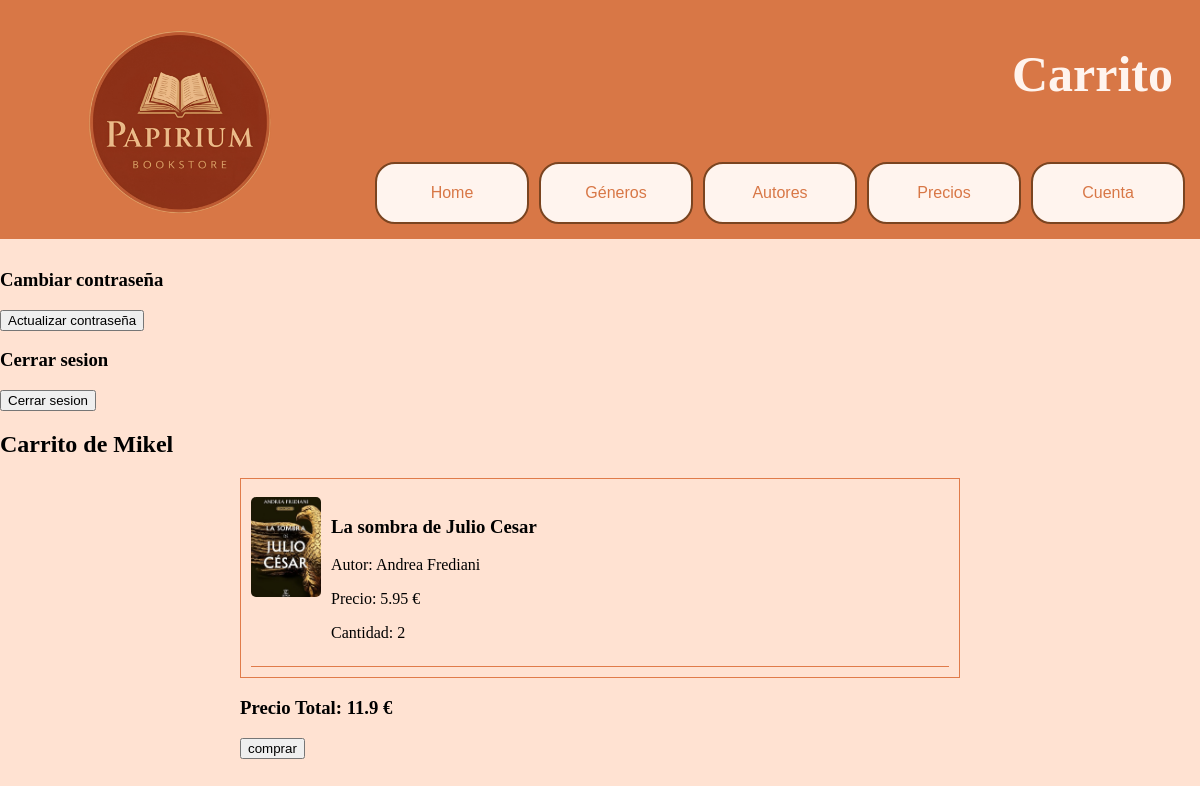
The app's page /app/carrito/ (signed in) with its own data.
### appLibreria/models.py (models this page shows, shortened)
class CarritoItem(models.Model):
    carrito = models.ForeignKey('Carrito', related_name='items', on_delete=models.CASCADE)#Para invocar los libros que contiene el carrito utilizamos items
    libro = models.ForeignKey(Libro, on_delete=models.CASCADE)
    cantidad = models.PositiveIntegerField(default=1)

class Libro(models.Model):
    isbn=models.CharField(max_length=13,primary_key=True)
    titulo=models.CharField(max_length=100)
    imagen=models.ImageField(upload_to='',null=True)#El uploadto es si en media tenemos subcarpetas deberiamos de especificar pero en este caso no
    descripcion=models.CharField(max_length=300)
    fecha_publicacion=models.DateField()#Importante: No hay en django una función que solo se pueda poner año y mes
    precio=models.FloatField()
    num_paginas=models.IntegerField()
    stock=models.IntegerField()
    autor=models.ForeignKey(Autor,on_delete=models.CASCADE)
    editorial=models.ForeignKey(Editorial,on_delete=models.CASCADE)
    class Genero(models.TextChoices):
        historico= "H", "Historico" #Se pone dos veces ya que el primer valor es lo que se guarda en la bd y la segunda lo que se vera en las templates
        romance= "R", "Romance"
        accion= "A", "Acción"
        fantasia= "F", "Fantasía"
    genero=models.CharField(max_length=1,choices=Genero.choices)#Se limita la elección a las de genero
    class Idioma(models.TextChoices):
        espaniol="ESP", "Español"
        euskera="EUS", "Euskera"
        ingles="ENG", "Ingles"
    idioma=models.CharField(max_length=3,choices=Idioma.choices)

class Autor(models.Model):
    nombre=models.CharField(max_length=50)#No se pone la id por que la base de datos asigna automaticamente la id

class Carrito(models.Model):
    usuario=models.OneToOneField(User, on_delete=models.CASCADE)
    @property
    def total(self):
        return sum(item.libro.precio * item.cantidad for item in self.items.all()) #EN vez de atributo es funcion, mas exacto y mas facil de utilizar

### appLibreria/views.py (the view)
# urls.py: path('carrito/', views.ver_carrito, name='ver_carrito'),
@login_required
def ver_carrito(request):
    carrito ,creado = models.Carrito.objects.get_or_create(usuario=request.user)# Esta con coma ya que aqui se crea el carrito una vez que el usuario accede por primera vez o detecta si esta creado, por lo tanto el carrito sería el tipo de item y el creado es true o false
    items=carrito.items.all()#Obtenemos los libros con su precio y la cantidad de los mismos
    context = {
        'usuario': request.user,
        'carrito': carrito,
        'items':items,
        'total': carrito.total
    }
    return render(request, "carrito.html", context)

### appLibreria/templates/carrito.html (shortened to what this page needs)
{% extends "base.html"%}
{% block titleXD %}Carrito{%endblock%}
{%block main%}
    <article>
        <h3>Cambiar contraseña</h3>
        <form method="post" action="{% url 'actualizar_contraseña' %}">
            <button type="submit">Actualizar contraseña</button>
        </form>
        <h3>Cerrar sesion</h3>
        <form method="post" action="{% url 'logOut' %}">
            <button type="submit">Cerrar sesion</button>
        </form>
    </article>
    <h2>Carrito de {{usuario.username}}</h2>
    <div class="carrito-contenedor">
        <div class="carrito-lista">
            {% if carrito.items.all %}
                {% for item in carrito.items.all %}
                <div class="carrito-item">
                    <img class="carrito-imagen"
                         src="{{ item.libro.imagen.url }}"
                         alt="{{ item.libro.titulo }}">
                    <div class="carrito-info">
                        <h3>{{ item.libro.titulo }}</h3>
                        <p>Autor: {{ item.libro.autor.nombre }}</p>
                        <p class="precio">Precio: {{ item.libro.precio }} €</p>
                        <p>Cantidad: {{ item.cantidad }}</p>
                    </div>
                </div>
                {% endfor %}
            {% else %}
                <p>No tienes libros en el carrito.</p>
            {% endif %}
        </div>
        <h3>Precio Total: {{carrito.total}} €</h3>
        <form id="botonComprar" action="{%url 'comprar'%}" method="post">
            <button type="submit">comprar</button>
        </form>
    </div>
{%endblock%}

### appLibreria/static/css/style.css (style rules this page uses)
body { background-color: #ffe2d2; margin:0; min-width: 830px; }
.carrito-contenedor { width: 60%; margin: 0 auto; }
.carrito-lista { max-height: 250px; overflow-y: auto; border: 1px solid #e07b4a; padding: 10px; }
.carrito-item { display: flex; gap: 10px; border-bottom: 1px solid #e07b4a; padding: 8px 0; }
.carrito-imagen { width: 70px; height: 100px; object-fit: cover; border-radius: 5px; }
form { width: 400px; }

### records on screen
CarritoItem: libro.imagen (picture), libro.titulo "La sombra de Julio Cesar", libro.autor.nombre "Andrea Frediani", libro.precio "5.95", cantidad "2"
Carrito: total "11.9"

### other values on screen
{{ usuario.username }} "Mikel"
